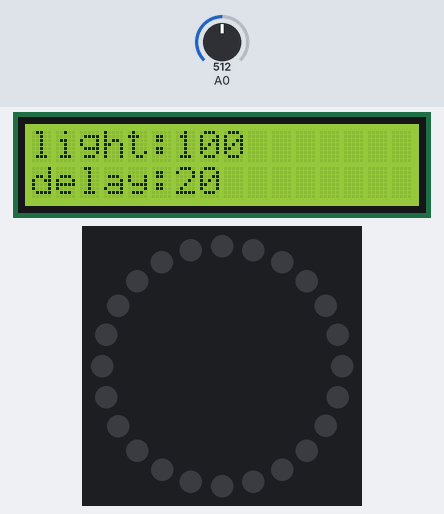
This sketch was run on a simulated Arduino Uno, built with avr-gcc and run on an emulated ATmega328P. Shown: 16×2 character LCD, 24 RGB LEDs in a ring, first at the top, clockwise. The test bench sets the inputs (shaded band); at power-on: A0 = 512. Dim RGB values are drawn brighter than linear; random numbers use the default seed unless the sketch sets one.

Above: at 0.23 s.
At 5.05 s:
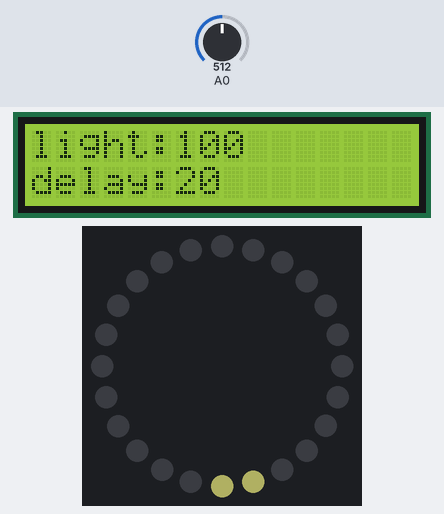
At 10.13 s:
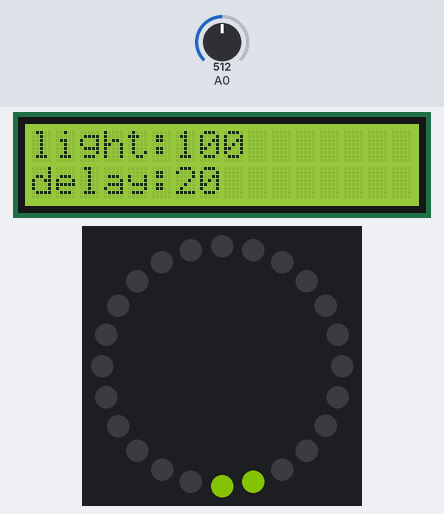
At 20.3 s:
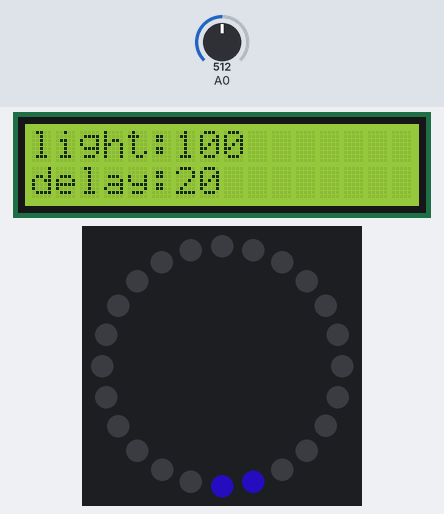
At 29.63 s:
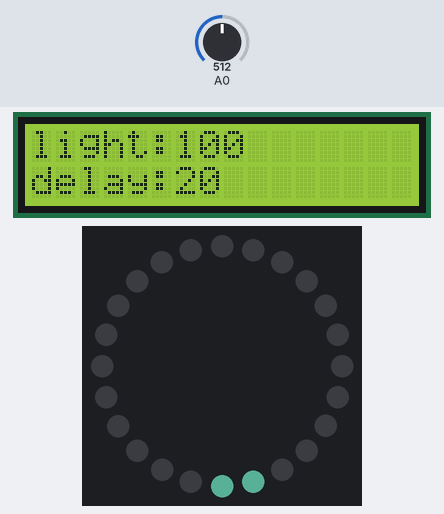
At 39.8 s:
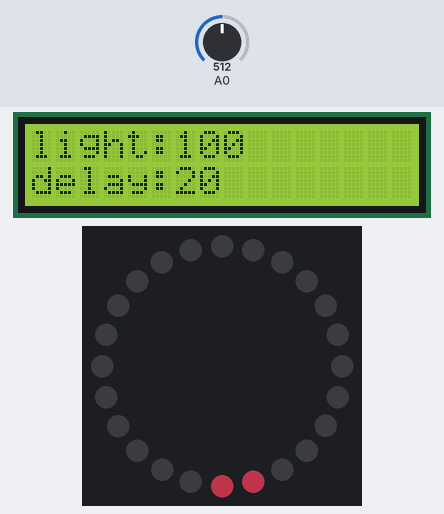

The sketch:

lcd_og_led_ver2.ino
```cpp
// LCD VARIABLENE
#include <LiquidCrystal.h>
LiquidCrystal lcd(8, 9, 4, 5, 6, 7);
int xpos = 0;
int ypos = 0;
int vis = 0;
int row = 0;
int settingsDone = 0;

// NEOPIXEL VARIABLENE
#include <Adafruit_NeoPixel.h>
const byte neoPin = 9; // Pinnen vi bruker
const byte neoPixels = 24; // Piksler/leds i ringen
byte neoBright = 100; // Variabel for styrke
int d =  20;
Adafruit_NeoPixel ring = Adafruit_NeoPixel(neoPixels, neoPin, NEO_GRB);

// For random og to_dots funksjonene.
int randomR = 0;
int randomG = 0;
int randomB = 0;
int randomR2 = 0;
int randomG2 = 0;
int randomB2 = 0;
// For to_dots:
int i2pos = 0;

void setup() {
  // Setter opp LCD med 16 kolonner og 2 rader.
  lcd.begin(16, 2);
  Serial.begin(9600);
  // Setter opp ringen
  ring.begin();
  ring.setBrightness(neoBright);
  ring.show();
}

void loop(){

  lcd.home();
  lcd.print("light:");
  lcd.print(neoBright);

  lcd.setCursor(0, 1);
  lcd.print("delay:");
  lcd.print(d);
  lcd.home();

  // x er knapp verdien.
  int x = analogRead(0);
  int chooser = random(1010, 100);

  if (chooser > 100){
    portal(d);
   }
  if (chooser == 0){
    //random_colors(d);
    //to_spinnende_dots(d);
  } else if (chooser == 1){
    //random_colors(d);
  } else if (chooser == 2){
    portal(d);
  } else if (chooser == 3){
    portal(d);
  } else if (chooser == 4){
    //hyperspeed();
  } else if (chooser == 5){
    //waves(d);
  } else if (chooser == 6){
    //smileyface(d);
  }

  x = analogRead(0);
}


void settings(){
  Serial.println("Inn i instillinger.");
  // Innstillinger kjører helt til SELECT trykkes.
  int x = analogRead(0);
  while (x > 800 or x < 600){
    delay(100);
    x = analogRead(0);

    // Blinker av og på den rowen man er på.
    if (row == 0 and vis == 1){
      lcd.setCursor(6,0);
      lcd.print(neoBright);
      vis = 0;
    } else if (row == 0 and vis == 0) {
      lcd.setCursor(6,0);
      lcd.print("   ");
      vis = 1;
    } else if (row == 1 and vis == 1){
      lcd.setCursor(6, 1);
      lcd.print(d);
      vis = 0;
    } else if (row == 1 and vis == 0){
      lcd.setCursor(6, 1);
      lcd.print("   ");
      vis = 1;
    }

    if (x >= 0 and x < 60){      // RIGHT
      if (row == 0){
        increaseLight();
        lcd.clear();
        lcd.home();
        lcd.print("light:");
        lcd.print(neoBright);
      } else if (row == 1){
        increaseDelay();
        lcd.clear();
        lcd.setCursor(0, 1);
        lcd.print("delay:");
        lcd.print(d);
        lcd.home();
      }
    }
    if (x > 400 and x < 600){   // LEFT
      if (row == 0){
        decreaseLight();
        lcd.clear();
        lcd.home();
        lcd.print("light:");
        lcd.print(neoBright);
      } else if (row == 1){
        decreaseDelay();
        lcd.clear();
        lcd.setCursor(0, 1);
        lcd.print("delay:");
        lcd.print(d);
        lcd.home();
      }
    }

    // Bytter på hvilken rad man endrer på i innstillinger.
    // Den raden man går bort fra setter man og til å ha stabil tekst.
    if ((x > 0 and x < 100) or (x > 200 and x < 400) ){ // Up and Down
      if (row == 1){
        lcd.setCursor(6, 1);
        lcd.print(d);
        row = 0;
      } else if (row == 0){
        lcd.setCursor(6, 0);
        lcd.print(neoBright);
        row = 1;
      }
    }
  }
  Serial.println("Ut av innstillinger.");
  lcd.setCursor(6, 0);
  lcd.print(neoBright);
  lcd.setCursor(6, 1);
  lcd.print(d);
  lcd.home();
  settingsDone = 1;
  ring.setBrightness(neoBright);
  ring.show();
}


void smileyface(int d){
  // Setter smilet.
  randomR = random(0, 255);
  randomG = random(0, 255);
  randomB = random(0, 255);

  for (int i = 0; i < neoPixels/2; i++){
    ring.setPixelColor(i, ring.Color(randomR, randomG, randomB));
    ring.show();
    delay(d);
  }
  // Setter øyne.
  ring.setPixelColor(15, ring.Color(randomR, randomG, randomB));
  ring.setPixelColor(20, ring.Color(randomR, randomG, randomB));
  ring.show();
  delay(d*5);
}


void increaseLight(){
  if (neoBright < 100){
    neoBright = neoBright + 10;
  }
}

void decreaseLight(){
  if (neoBright > 10){
    neoBright = neoBright - 10;
  }
}

void increaseDelay(){
  if (d < 100){
    d = d + 10;
  }
}

void decreaseDelay(){
  if (d > 10){
    d = d - 10;
  }
}

void move_o(){
  lcd.clear();
  int x = analogRead(0);
  lcd.setCursor(xpos, ypos);
  lcd.print("O");
  delay(100);

  // Right
  if (x == 0){
    xpos ++;
    return;
  }
  // Left
  if (x > 400 and x < 600){
    xpos --;
    return;
  }
  // Up
  if (x > 0 and x < 100){
    ypos--;
    return;
  }
  // Down
  if (x > 200 and x < 400){
    ypos++;
    return;
  }
}

void robotface(){
  lcd.setCursor(5,0);
  lcd.print("|O   O|");
  lcd.setCursor(7,1);
  lcd.print("---");
  delay(1000);
  lcd.setCursor(5,0);
  lcd.print("|-   -|");
  lcd.setCursor(7,1);
  lcd.print("---");
  delay(1000);
  lcd.setCursor(5,0);
  lcd.setCursor(7,1);
  lcd.print("---");
  delay(1000);
  lcd.setCursor(5,0);
  lcd.print("|-   -|");
  lcd.setCursor(7,1);
  lcd.print("---");
  delay(1000);
  lcd.setCursor(5,0);
  lcd.print("|O   O|");
  lcd.setCursor(7,1);
  lcd.print("---");
  delay(4000);
}


void waves(int delayer){
  randomR = random(255);
  randomG = random(255);
  randomB = random(255);
  for (int i = 0; i < neoPixels/2+1; i++){
    ring.setPixelColor(i, ring.Color(randomR, randomG, randomB));
    ring.setPixelColor(i-2, ring.Color(0, 0, 0));
    // Andre siden:
    ring.setPixelColor(neoPixels-i, ring.Color(randomR, randomG, randomB));
    ring.setPixelColor(neoPixels-i+2, ring.Color(0, 0, 0));
    ring.show();
    delay(delayer);
  }
  blank_out();
}


void hyperspeed(){
  randomR = random(255);
  randomG = random(255);
  randomB = random(255);
  // Akselererer opp en enkelt dott.
  for (int x = 0; x < 20; x++){
    for (int i = 0; i < neoPixels; i++){
      ring.setPixelColor(i, ring.Color(randomR, randomG, randomB));
      ring.setPixelColor(i-1, ring.Color(0,0,0));
        if (i == 0){
          ring.setPixelColor(neoPixels-1, ring.Color(0,0,0));
        }
        ring.show();
        delay(20-x);
    }
  }
  // Etter akselerasjon blir dotten stabil
  for (int i = 0; i < neoPixels; i++){
      ring.setPixelColor(i, ring.Color(randomR, randomG, randomB));
      delay(3);
      ring.show();
  }
  delay(1000);

}


void blink(int times){
  // Flasher et random lys "times" antall ganger
  randomR = random(255);
  randomG = random(255);
  randomB = random(255);
  for (int x = 0; x < times; x++) {
    for (int i = 0; i < neoPixels; i++){
      ring.setPixelColor(i, ring.Color(randomR, randomG, randomG));
    }
    ring.show();
    delay(400);
    blank_out();
    delay(200);
  }
}

void portal(int delayer){
  randomR = random(255);
  randomG = random(255);
  randomB = random(255);
  // Lyser opp
  for(int i = 0; i < 1+neoPixels/2; i++){
    ring.setPixelColor(i, ring.Color(randomR, randomG, randomB));
    ring.setPixelColor(neoPixels-i, ring.Color(randomR, randomG, randomB));
    delay(delayer);
    ring.show();
  }
  // Fjerner lysene
  for(int i = 0; i < 1+neoPixels/2; i++){
    ring.setPixelColor(i, ring.Color(0, 0, 0));
    ring.setPixelColor(neoPixels-i, ring.Color(0, 0, 0));
    delay(delayer);
    ring.show();
  }

  // Deretter går den baklengs
  for(int i = 1+neoPixels/2; i > 0; i--){
    ring.setPixelColor(i-1, ring.Color(randomR, randomG, randomB));
    ring.setPixelColor(neoPixels-i, ring.Color(randomR, randomG, randomB));
    delay(delayer);
    ring.show();
  }
   //Fjerner lysene baklengs og
  for(int i = (neoPixels/2)+1; i > 0; i--){
    ring.setPixelColor(i, ring.Color(0, 0, 0));
    ring.setPixelColor(neoPixels-i, ring.Color(0, 0, 0));
   // delay(delayer);
    ring.show();
  }

}

// Fjerner alle lysene. Ingen delay.
void blank_out(){
  for(int i = 0; i < neoPixels; i++){
    ring.setPixelColor(i, ring.Color(0,0,0));
  }
  ring.show();
}

// Skrur av lysene en av og.
void off_one_by_one(int delayer){
  for(int i = 0; i < neoPixels; i++){
    ring.setPixelColor(i, ring.Color(0,0,0));
    ring.show();
    delay(delayer);
  }
}

// Skrur på randome farger en om gangen
void random_colors(int delayer){
  for(int i = 0; i < neoPixels; i++){
    randomR = random(255);
    randomG = random(255);
    randomB = random(255);
    ring.setPixelColor(i, ring.Color(randomR,randomG,randomB));
    ring.show();
    delay(delayer);
  }
}

// To dots som går om hverandre.
void to_spinnende_dots(int delayer){
  randomR = random(255);
  randomG = random(255);
  randomB = random(255);
  randomR2 = random(255);
  randomG2 = random(255);
  randomB2 = random(255);

  for(int i = 0; i < neoPixels; i++){

    // Første dotten
    ring.setPixelColor(i, ring.Color(randomR,randomG,randomB));
    ring.setPixelColor(i-1, ring.Color(0,0,0));
    if (i == 0){
      ring.setPixelColor(neoPixels-1, ring.Color(0,0,0));
    }

    // Andre dotten
    i2pos = i + neoPixels/2;
    // Om vi er på siste pixel må vi endre hvor vi er i forhold til "i" og oppdatere fargen.
    if (i2pos >= neoPixels) {
      i2pos = i - neoPixels/2;
    }
    ring.setPixelColor(i2pos, ring.Color(randomR2,randomG2,randomB2));
    ring.setPixelColor(i2pos-1, ring.Color(0,0,0));
    if (i2pos == 0){
      ring.setPixelColor(neoPixels-1, ring.Color(0,0,0));
    }
    ring.show();
    delay(delayer);
  }
  blank_out();
}
```
